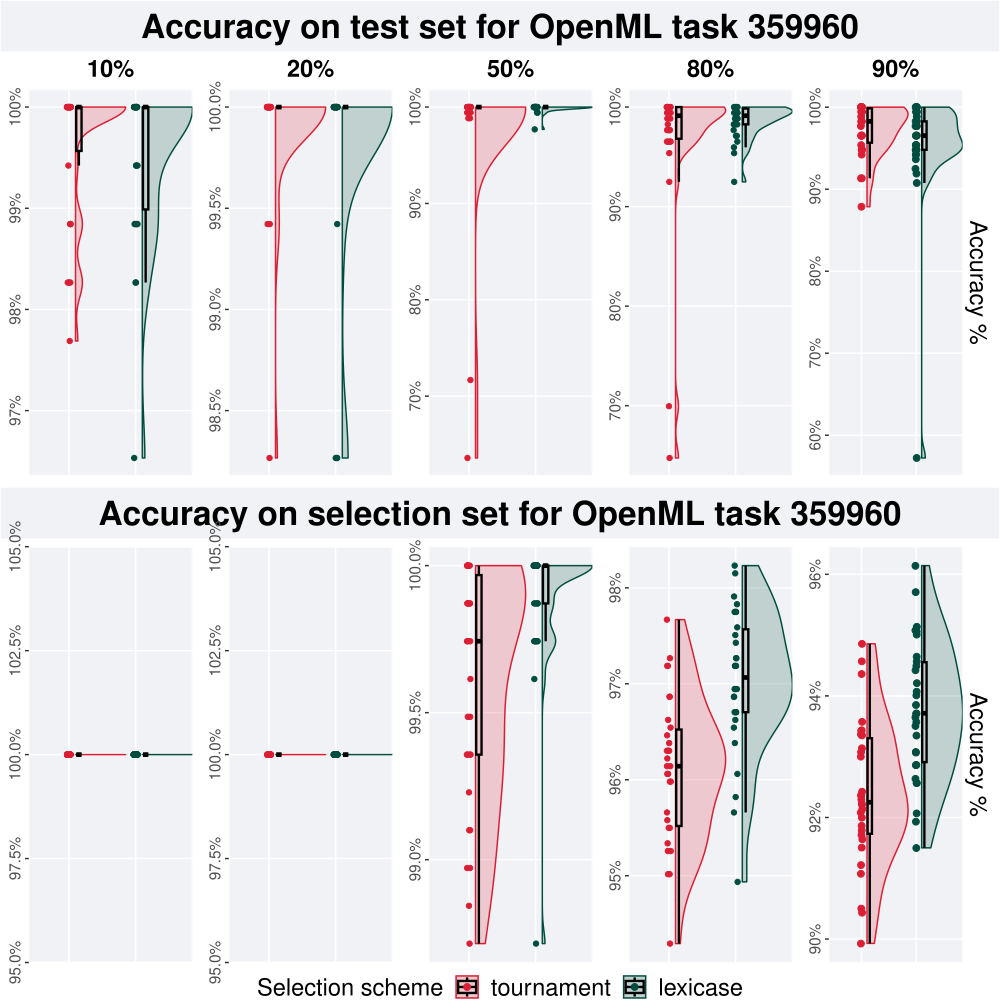

Reproduce this figure in R.
# task 359960
task = 359960

# 10% split
test_10p = test_plot(task, '10%')
train_10p = train_plot(task, '10%')

# 20% split
test_20p = test_plot(task, '20%')
train_20p = train_plot(task, '20%')

# 50% split
test_50p = test_plot(task, '50%')
train_50p = train_plot(task, '50%')

# 80% split
test_80p = test_plot(task, '80%')
train_80p = train_plot(task, '80%')

# 90% split
test_90p = test_plot_last_col(task, '90%')
train_90p = train_plot_last_col(task, '90%')

# get legend
legend <- cowplot::get_legend(
  train_90p +
    guides(
      shape=guide_legend(nrow=1,title="Selection scheme"),
      color=guide_legend(nrow=1,title="Selection scheme"),
      fill=guide_legend(nrow=1,title="Selection scheme")
    ) +
    theme(
      legend.position = "top",
      legend.box="verticle",
      legend.justification="center"
    )
)

# make a single row plot
test_row <- test_row_p(test_10p, test_20p, test_50p, test_80p, test_90p)

train_row = train_row_p(train_10p, train_20p, train_50p, train_80p, train_90p)

plot = plot_grid(
  ggdraw() + draw_label("Accuracy on test set for OpenML task 359960", fontface='bold', size = 24) + p_theme,
  test_row,
  ggdraw() + draw_label("Accuracy on selection set for OpenML task 359960", fontface='bold', size = 24) + p_theme,
  train_row,
  legend,
  nrow = 5,
  rel_heights = c(0.12,1.0,0.12,1.0,0.06)
)

save_plot(
  paste(filename ="task-359960.pdf"),
  plot,
  base_width=10,
  base_height=10
)
